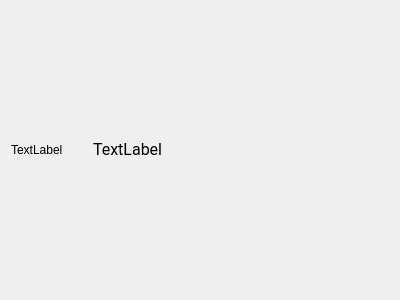
<?xml version="1.0" encoding="UTF-8"?>
<ui version="4.0">
 <class>ChatCreationFriendWidget</class>
 <widget class="QWidget" name="ChatCreationFriendWidget">
  <property name="geometry">
   <rect>
    <x>0</x>
    <y>0</y>
    <width>400</width>
    <height>300</height>
   </rect>
  </property>
  <property name="windowTitle">
   <string>Form</string>
  </property>
  <layout class="QHBoxLayout" name="horizontalLayout">
   <property name="spacing">
    <number>12</number>
   </property>
   <item>
    <widget class="QLabel" name="chat_creation_friend_avatar">
     <property name="sizePolicy">
      <sizepolicy hsizetype="Fixed" vsizetype="Fixed">
       <horstretch>0</horstretch>
       <verstretch>0</verstretch>
      </sizepolicy>
     </property>
     <property name="minimumSize">
      <size>
       <width>70</width>
       <height>70</height>
      </size>
     </property>
     <property name="text">
      <string>TextLabel</string>
     </property>
    </widget>
   </item>
   <item>
    <widget class="QLabel" name="chat_creation_friend_name">
     <property name="sizePolicy">
      <sizepolicy hsizetype="Preferred" vsizetype="Fixed">
       <horstretch>0</horstretch>
       <verstretch>0</verstretch>
      </sizepolicy>
     </property>
     <property name="font">
      <font>
       <family>Roboto</family>
       <pointsize>12</pointsize>
      </font>
     </property>
     <property name="text">
      <string>TextLabel</string>
     </property>
    </widget>
   </item>
  </layout>
 </widget>
 <resources/>
 <connections/>
</ui>
